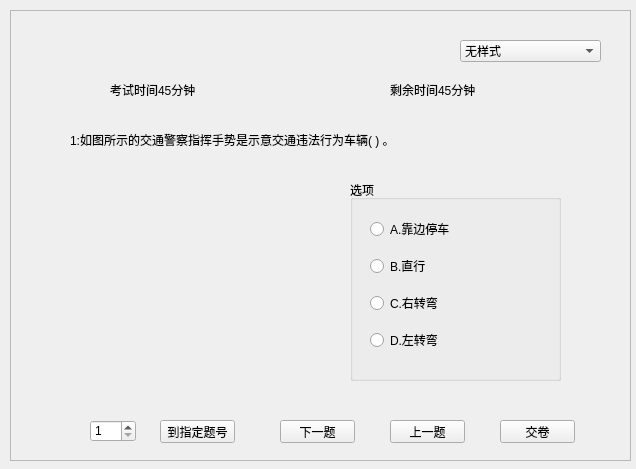
<ui version="4.0" >
 <class>test</class>
 <widget class="QWidget" name="test" >
  <property name="geometry" >
   <rect>
    <x>0</x>
    <y>0</y>
    <width>636</width>
    <height>469</height>
   </rect>
  </property>
  <property name="windowTitle" >
   <string>交规模拟考试</string>
  </property>
  <widget class="QFrame" name="frame" >
   <property name="geometry" >
    <rect>
     <x>10</x>
     <y>10</y>
     <width>621</width>
     <height>451</height>
    </rect>
   </property>
   <property name="frameShape" >
    <enum>QFrame::StyledPanel</enum>
   </property>
   <property name="frameShadow" >
    <enum>QFrame::Raised</enum>
   </property>
   <widget class="QLabel" name="lblTotal" >
    <property name="geometry" >
     <rect>
      <x>100</x>
      <y>70</y>
      <width>131</width>
      <height>20</height>
     </rect>
    </property>
    <property name="text" >
     <string>考试时间45分钟</string>
    </property>
   </widget>
   <widget class="QPushButton" name="btnNext" >
    <property name="geometry" >
     <rect>
      <x>270</x>
      <y>410</y>
      <width>75</width>
      <height>23</height>
     </rect>
    </property>
    <property name="text" >
     <string>下一题</string>
    </property>
   </widget>
   <widget class="QSpinBox" name="spinBox" >
    <property name="geometry" >
     <rect>
      <x>80</x>
      <y>410</y>
      <width>46</width>
      <height>22</height>
     </rect>
    </property>
    <property name="minimum" >
     <number>1</number>
    </property>
    <property name="maximum" >
     <number>100</number>
    </property>
   </widget>
   <widget class="QLabel" name="lblQuestion" >
    <property name="geometry" >
     <rect>
      <x>60</x>
      <y>120</y>
      <width>501</width>
      <height>20</height>
     </rect>
    </property>
    <property name="sizePolicy" >
     <sizepolicy vsizetype="Preferred" hsizetype="Preferred" >
      <horstretch>0</horstretch>
      <verstretch>0</verstretch>
     </sizepolicy>
    </property>
    <property name="text" >
     <string>1:如图所示的交通警察指挥手势是示意交通违法行为车辆( ) 。</string>
    </property>
   </widget>
   <widget class="QPushButton" name="btnGoto" >
    <property name="geometry" >
     <rect>
      <x>150</x>
      <y>410</y>
      <width>75</width>
      <height>23</height>
     </rect>
    </property>
    <property name="text" >
     <string>到指定题号</string>
    </property>
   </widget>
   <widget class="QGroupBox" name="groupBox" >
    <property name="geometry" >
     <rect>
      <x>340</x>
      <y>170</y>
      <width>211</width>
      <height>201</height>
     </rect>
    </property>
    <property name="title" >
     <string>选项</string>
    </property>
    <widget class="QWidget" name="layoutWidget" >
     <property name="geometry" >
      <rect>
       <x>20</x>
       <y>30</y>
       <width>171</width>
       <height>151</height>
      </rect>
     </property>
     <layout class="QVBoxLayout" >
      <item>
       <widget class="QRadioButton" name="radioA" >
        <property name="text" >
         <string>A.靠边停车</string>
        </property>
       </widget>
      </item>
      <item>
       <widget class="QRadioButton" name="radioB" >
        <property name="text" >
         <string>B.直行</string>
        </property>
       </widget>
      </item>
      <item>
       <widget class="QRadioButton" name="radioC" >
        <property name="text" >
         <string>C.右转弯</string>
        </property>
       </widget>
      </item>
      <item>
       <widget class="QRadioButton" name="radioD" >
        <property name="text" >
         <string>D.左转弯</string>
        </property>
       </widget>
      </item>
     </layout>
    </widget>
   </widget>
   <widget class="QPushButton" name="btnPrev" >
    <property name="geometry" >
     <rect>
      <x>380</x>
      <y>410</y>
      <width>75</width>
      <height>23</height>
     </rect>
    </property>
    <property name="text" >
     <string>上一题</string>
    </property>
   </widget>
   <widget class="QLabel" name="lblRemain" >
    <property name="geometry" >
     <rect>
      <x>380</x>
      <y>70</y>
      <width>141</width>
      <height>20</height>
     </rect>
    </property>
    <property name="text" >
     <string>剩余时间45分钟</string>
    </property>
   </widget>
   <widget class="QLabel" name="label_4" >
    <property name="geometry" >
     <rect>
      <x>70</x>
      <y>190</y>
      <width>234</width>
      <height>140</height>
     </rect>
    </property>
    <property name="text" >
     <string/>
    </property>
    <property name="pixmap" >
     <pixmap resource="test.qrc" >:/images/cop.jpg</pixmap>
    </property>
   </widget>
   <widget class="QPushButton" name="btnCommit" >
    <property name="geometry" >
     <rect>
      <x>490</x>
      <y>410</y>
      <width>75</width>
      <height>23</height>
     </rect>
    </property>
    <property name="text" >
     <string>交卷</string>
    </property>
   </widget>
   <widget class="QComboBox" name="comboBox" >
    <property name="geometry" >
     <rect>
      <x>450</x>
      <y>30</y>
      <width>141</width>
      <height>22</height>
     </rect>
    </property>
    <item>
     <property name="text" >
      <string>无样式</string>
     </property>
    </item>
    <item>
     <property name="text" >
      <string>css1</string>
     </property>
    </item>
    <item>
     <property name="text" >
      <string>css2</string>
     </property>
    </item>
    <item>
     <property name="text" >
      <string>css3</string>
     </property>
    </item>
   </widget>
  </widget>
 </widget>
 <resources>
  <include location="test.qrc" />
 </resources>
 <connections/>
</ui>
